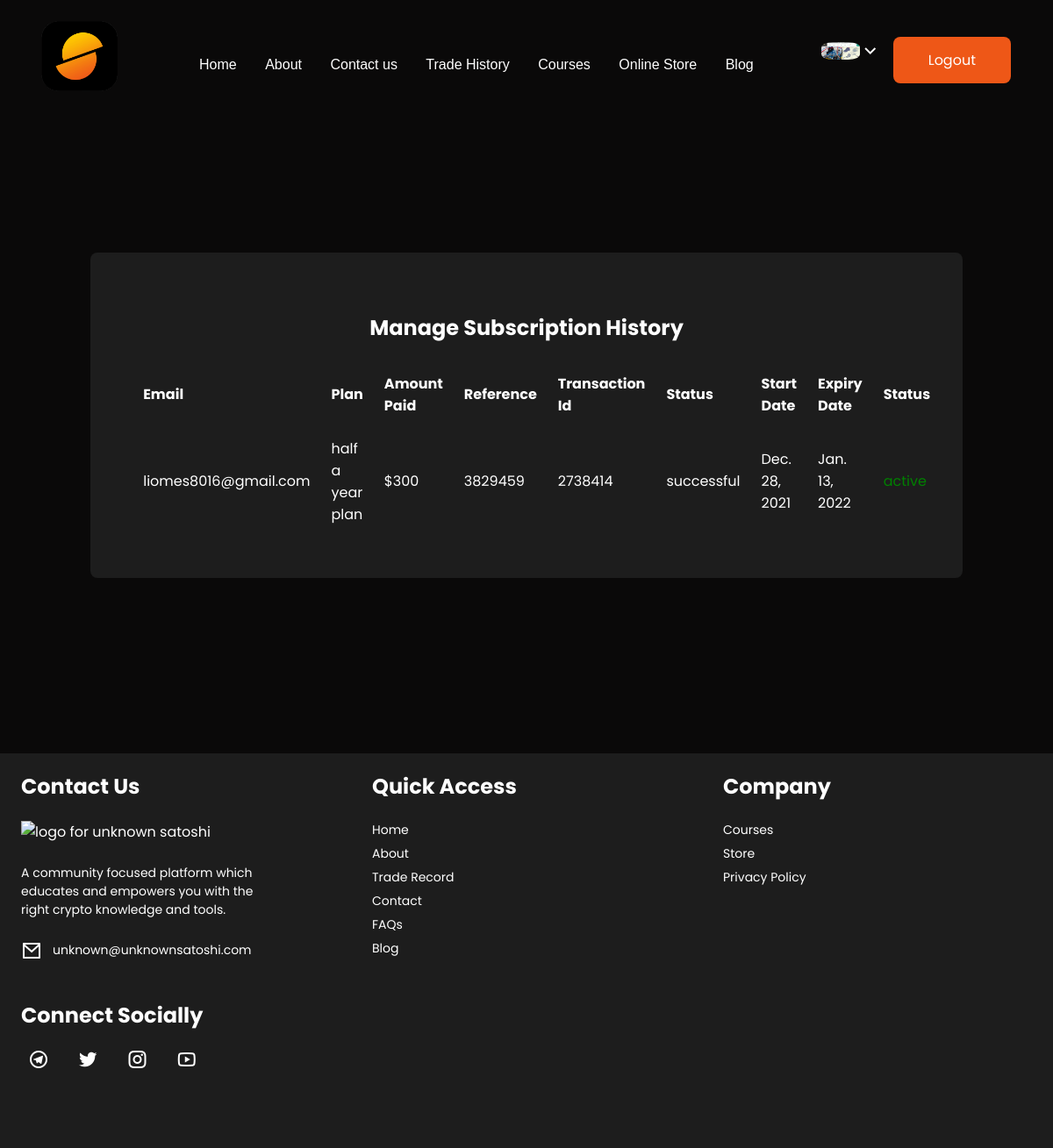
Before: /subscription/history/ (signed in) with the older database file.
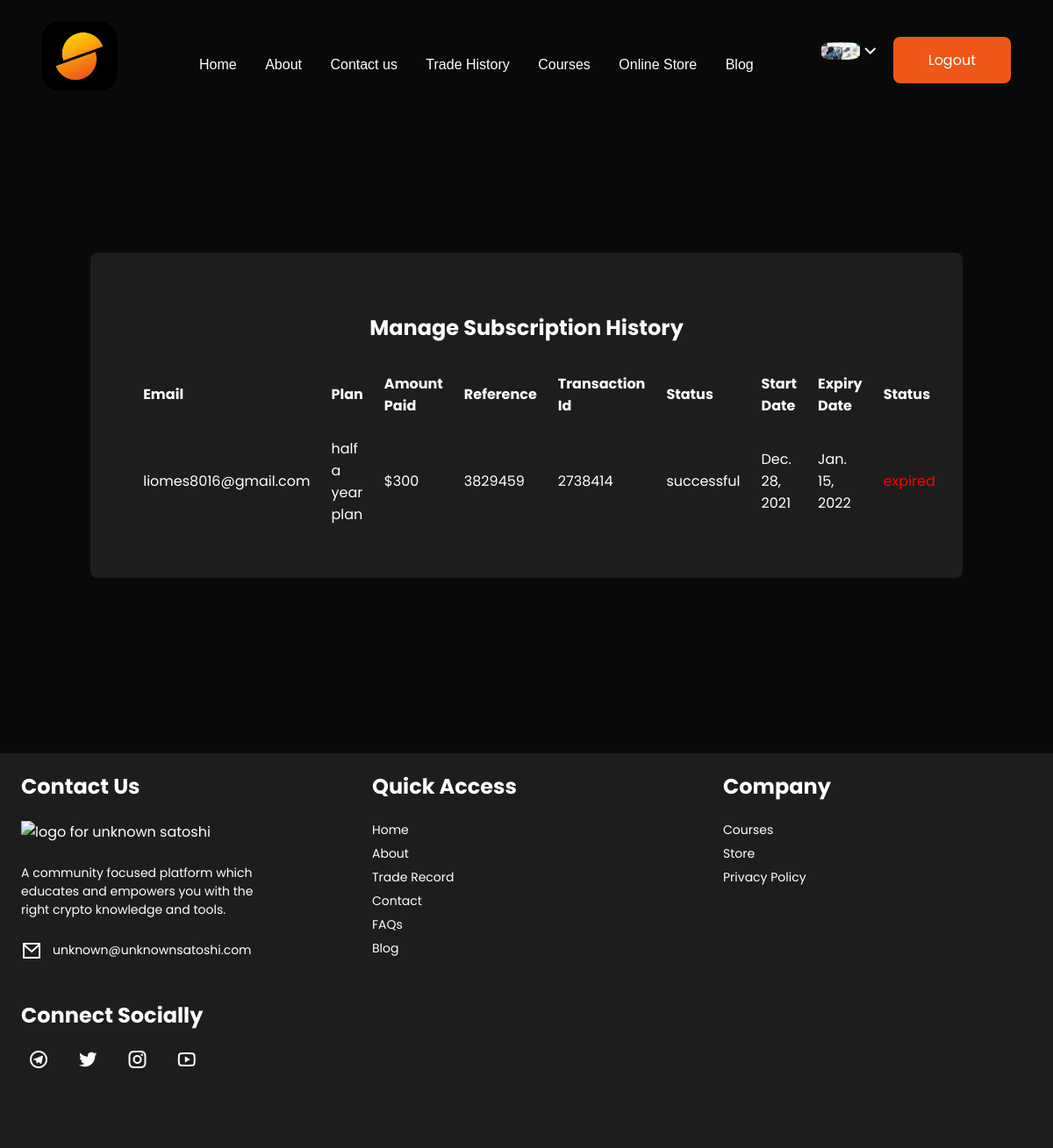
After: the same page with the newer database file.
### cms/models.py (models this page shows, shortened)
class SubscriptionHistory(models.Model):
    id = models.UUIDField(default=uuid.uuid4, unique=True, primary_key=True, editable=False)
    user = models.ForeignKey(User, on_delete=models.CASCADE)
    email = models.EmailField(max_length=200, unique=False, blank=False)
    full_name = models.CharField(max_length=200, blank=False)
    phone_no = models.CharField(max_length=11, unique=False, blank=False)
    plan = models.ForeignKey(Plan, on_delete=models.CASCADE, default='monthly plan')
    amount_paid = models.IntegerField(default=0)
    reference = models.CharField(max_length=200, unique=True, blank=False)
    transaction_id = models.CharField(max_length=200)
    status = models.CharField(max_length=200)
    start_date = models.DateField(default=today)
    expiry_date = models.DateField(default=None)
    active = models.BooleanField(default=False)

class Plan(models.Model):
    title = models.CharField(max_length=100)
    slug = models.SlugField(unique=True)
    desc = models.TextField()
    price = models.IntegerField(default=0)
    discount_price = models.IntegerField(default=0)
    discount= models.IntegerField(default=0)
    created_on = models.DateTimeField(auto_now_add=True)
    class Meta:
        ordering = ("created_on",)
    def __str__(self):
        return self.title

### userprolog/views.py (the view)
# urls.py: path('subscription/history/', user_subscription_list, name="user-sub-list"),
@login_required(login_url='user-login')
def user_subscription_list(request):
    user = request.user
    subscription = SubscriptionHistory.objects.filter(user=user)
    template_name = "userprolog/sub-plan.html"
    context = {"subscription":subscription,"user":user}
    return render(request, template_name, context)

### userprolog/templates/userprolog/sub-plan.html
{% extends 'base.html' %}
{% load static %}
{% block content %}
	<div class="page-wrapper" style="margin-top: -400px;margin-bottom: 200px;">
        <section class="panel-section">
            <div class="panel-content">
              <div class="page-wrapper admin-wrapper">
                <div class="content-container" style="margin-bottom: 100px;">
                  <section class="trade-table">
                      <table>
                        {% if subscription %}
                        <section class="alt-nav" id="sub-nav">
                          <h4>Manage Subscription History</h4>
                        </section>
                        <thead>
                          <tr>
                            <th scope="col">Email</th>
                            <th scope="col">Plan</th>
                            <th scope="col">Amount Paid</th>
                            <th scope="col">Reference</th>
                            <th scope="col">Transaction Id</th>
                            <th scope="col">Status</th>
                            <th scope="col">Start Date</th>
                            <th scope="col">Expiry Date</th>
                            <th scope="col">Status</th>
                          </tr>
                        </thead>
                          {% for sub in subscription %}
                            <tbody>
                                <tr>
                                  <td data-label="Email">{{ user.email }}</td>
                                  <td data-label="Plan">{{ sub.plan }}</td>
                                  <td data-label="Amount Paid">${{sub.plan.price}}</td>
                                  <td data-label="Reference">{{sub.reference}}</td>
                                  <td data-label="Transaction Id">{{sub.transaction_id}}</td>
                                  <td data-label="Status">{{sub.status}}</td>
                                  <td data-label="Status">{{sub.start_date}}</td>
                                  <td data-label="Status">{{sub.expiry_date}}</td>
                                  {% if sub.active == True %}
                                    <td data-label="Active" style="color: green;">active</td>
                                  {% else %}
                                    <td data-label="Active" style="color: red;">expired</td>
                                  {% endif %}
                                </tr>
                            </tbody>
                          {% endfor %}
                      {% else %}
                        <div>
                          <p style="text-align: center;"> you have not subscribed to any plan yet.</p>
                        </div>
                        {% endif %}
                      </table>
                  </section>
                </div>
              </div>
            </div>
        </section>
	</div>
{% endblock content %}

Changed rows visible on the page:
changed SubscriptionHistory "successful": expiry_date "Jan. 13, 2022" → "Jan. 15, 2022"; active "active" → "expired"
